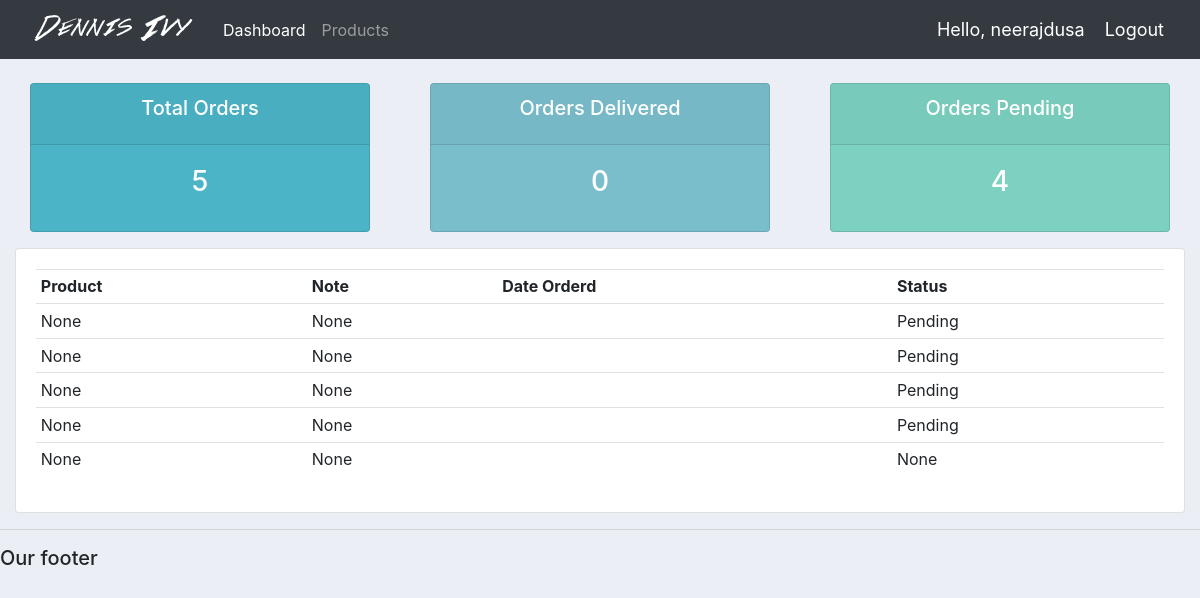
The page /user/ (signed in) on the database its author committed.
### accounts/models.py (models this page shows, shortened)
class Order(models.Model):
    STATUS = (
        ('Pending', 'Pending'),
        ('Out for delivery', 'Out for delivery'),
        ('Delivered', 'Delivered'),
    )
    customer = models.ForeignKey(Customer, null=True, on_delete=models.SET_NULL)
    product = models.ForeignKey(Product, null=True, on_delete=models.SET_NULL)
    date_ordered = models.DateTimeField(auto_now_add=True, null=True)
    status = models.CharField(max_length=200, null=True, choices=STATUS)
    note = models.CharField(max_length=1000, null=True)
    complete = models.BooleanField(default=False)
    transaction_id = models.CharField(max_length=100, null=True)
    def __str__(self):
        return "%s - %s - with transaction id - %s" % (self.id, self.customer.name, self.transaction_id)

### accounts/decorators.py (the view)
		def wrapper_func(request, *args, **kwargs):
			group = None
			if request.user.groups.exists():
				group = request.user.groups.all()[0].name
			if group in allowed_roles:
				return view_func(request, *args, **kwargs)
			else:
				return HttpResponse('You are not authorized to view this page')

### accounts/views.py (called while the page is built)
@login_required(login_url='login')
@allowed_users(allowed_roles=['customer'])
def userPage(request):
    orders = request.user.customer.order_set.all()
    total_orders = orders.count()
    delivered = orders.filter(status='Delivered').count()
    pending = orders.filter(status='Pending').count()
    print('ORDERS:', orders)
    context = {'orders': orders, 'total_orders': total_orders,
               'delivered': delivered, 'pending': pending}
    return render(request, 'accounts/user.html', context)

### accounts/templates/accounts/user.html
{%  extends 'accounts/main.html' %}
{% block content %}
{%  include 'accounts/status.html' %}
<div class="row">
	<div class="col-md">
		<div class="card card-body">
			<table class="table table-sm">
				<tr>
					<th>Product</th>
					<th>Note</th>
					<th>Date Orderd</th>
					<th>Status</th>
				</tr>
				{% for order in orders %}
				<tr>
					<td>{{order.product}}</td>
					<td>{{order.note}}</td>
					<td>{{order.date_created}}</td>
					<td>{{order.status}}</td>
				</tr>
				{% endfor %}
			</table>
		</div>
	</div>
</div>
{% endblock content %}

### accounts/templates/accounts/navbar.html (shortened to what this page needs)
{% load static %}
<nav class="navbar navbar-expand-lg navbar-dark bg-dark">
    <img src="{% static 'images/logo.png' %}">
    <div class="collapse navbar-collapse" id="navbarNav">
        <ul class="navbar-nav">
            {% if request.user.is_staff %}
            <li class="nav-item active">
                <a class="nav-link" href="{% url 'home' %}">Dashboard</a>
            </li>
            <li class="nav-item">
                <a class="nav-link" href="{% url 'products' %}">Products</a>
            </li>
            {% else %}
            <li class="nav-item">
                <a class="nav-link" href="{% url 'account' %}">Settings</a>
            </li>
            {% endif %}
        </ul>
    </div>
    <span class="hello-msg">Hello, {{request.user}}</span>
    <span><a  class="hello-msg" href="{% url 'logout' %}">Logout</a></span>
</nav>

### static/css/main.css (style rules this page uses)
body { background-color: #ebeff5; }

### accounts/templates/accounts/navbar.html (style rules this page uses)
.hello-msg { font-size: 18px; color: #fff; margin-right: 20px; }

### rows shown on the page
Order: product "None", note "None", status "Pending"
Order: product "None", note "None", status "Pending"
Order: product "None", note "None", status "Pending"
Order: product "None", note "None", status "Pending"
Order: product "None", note "None", status "None"

### other values the page prints
{{ request.user }} "neerajdusa"
{{ total_orders }} "5"
{{ delivered }} "0"
{{ pending }} "4"
